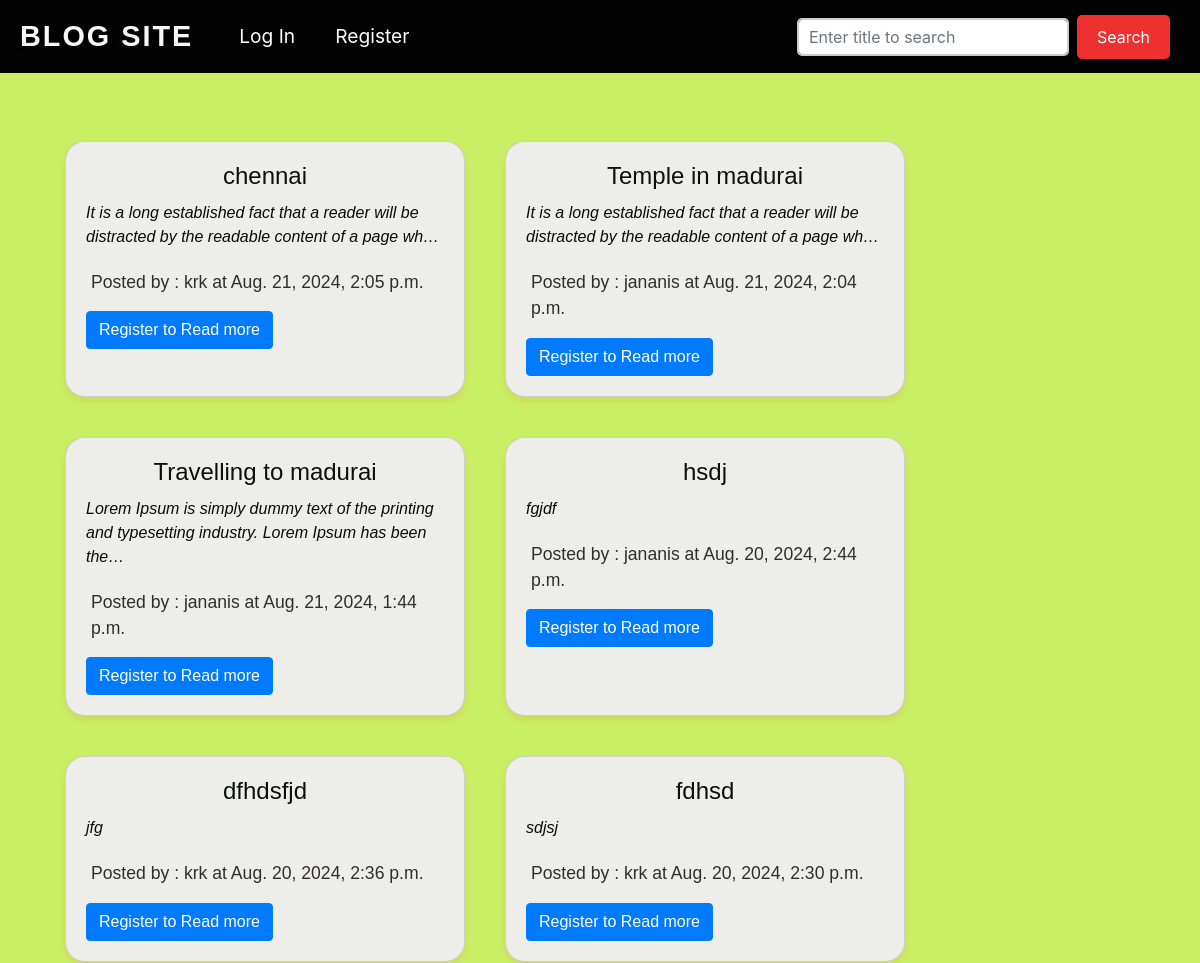
Before: / (upper part) with the older database file.
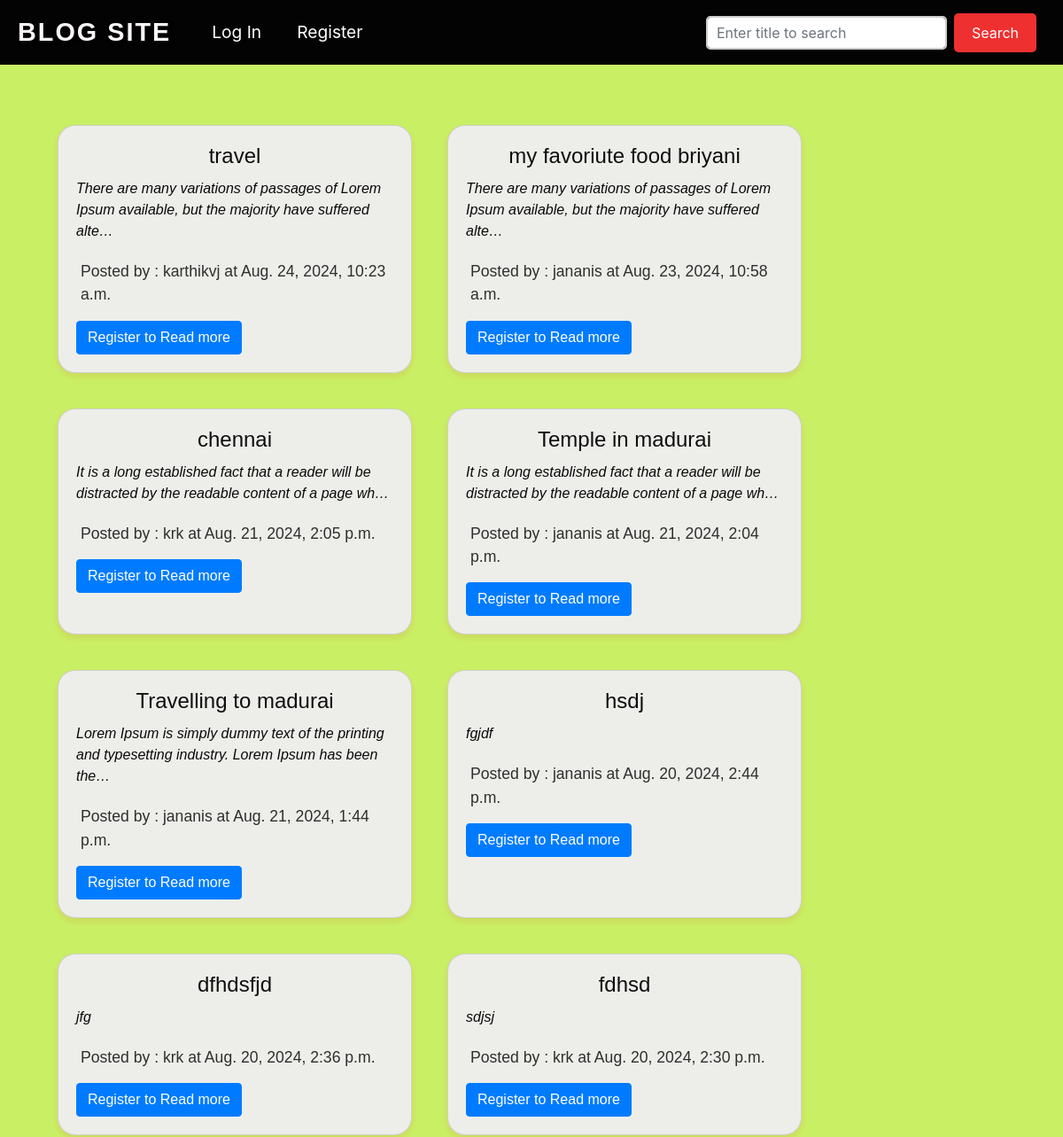
After: the same page with the newer database file.
### blog/models.py (models this page shows, shortened)
class BlogPost(models.Model):
    title = models.CharField(max_length=255)
    author = models.ForeignKey(User,on_delete=models.CASCADE)
    slug = models.CharField(max_length=50)
    content = models.TextField()
    date_time = models.DateTimeField(auto_now_add=True)

### blog/views.py (the view)
# urls.py: path('',views.all_posts,name="home"),
def all_posts(request):
    all_post = BlogPost.objects.filter().order_by('-date_time')
    return render(request,"home.html",{'all_post':all_post})

### blog/templates/home.html
{%extends 'base.html' %}
{% load static %}
{% block content %}
<link rel="stylesheet" href="{% static 'css/mypost.css' %}">
<div class="container mt-5 mb-3">
    <div class="row">
      {% for post in all_post %}
      <div class="card custom-card">
        <div class="card-body">
          <h5 class="card-title">{{post.title}}</h5>
          <p class="card-text">{{post.content | truncatechars:100}}</p>
          <p class="post-date">Posted by : {{post.author}} at {{post.date_time}}</p>
          {% if user.is_authenticated %}
          <a href="{% url 'posts' slug=post.slug %}" class="btn btn-primary">Read more</a>
          <a href="{% url 'comments' slug=post.slug %}" class="btn btn-primary">Add comments here</a>
          {% else %}
          <a href="/register/" class="btn btn-primary">Register to Read more</a>
          {% endif %}
        </div>
      </div>
      {% endfor %}
    </div>
  </div>
{% endblock content %}

Changed rows visible on the page:
added BlogPost: title "travel", content "There are many variations of passages of Lorem Ipsum available, but the majority have suffered alte…", author "karthikvj", date_time "Aug. 24, 2024, 10:23 a.m."
added BlogPost: title "my favoriute food briyani", content "There are many variations of passages of Lorem Ipsum available, but the majority have suffered alte…", author "jananis", date_time "Aug. 23, 2024, 10:58 a.m."
